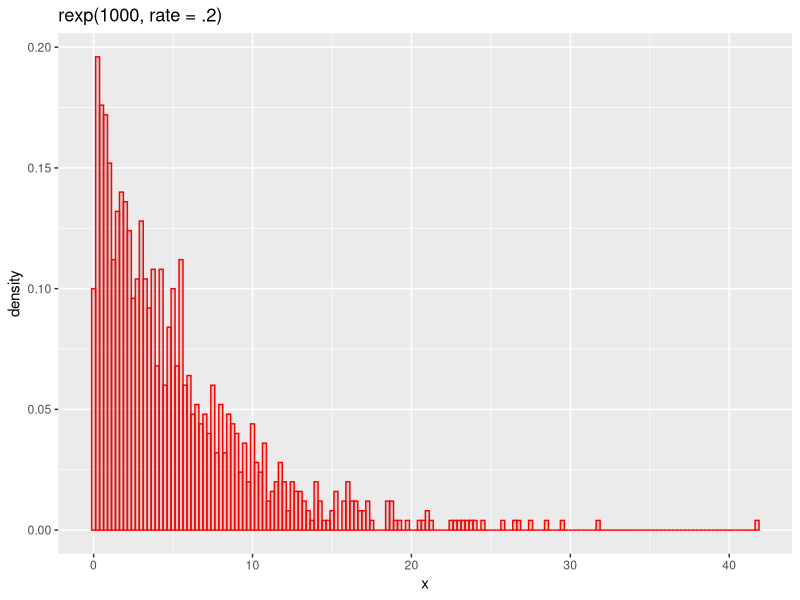
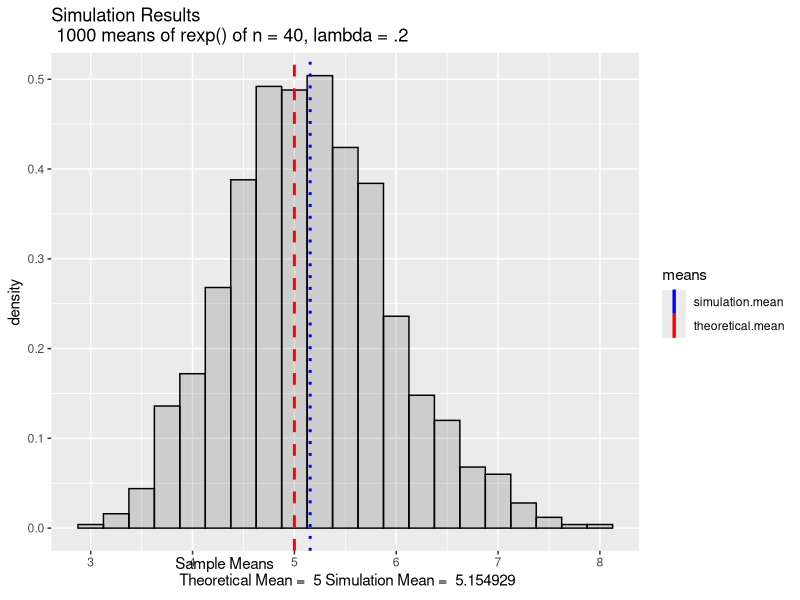

These figures' R source, in order: (Note: this script raises an error after producing the figures.)
## ---- chunk 1
lambda = .2
library(ggplot2)
set.seed = 1138
pop <- as.data.frame(rexp(1000, rate = lambda))
colnames(pop) <- "x"

g <- ggplot(pop, aes(x = x)) 
g <- g + ggtitle("rexp(1000, rate = .2)")
g <- g + xlab("x")
g <- g + geom_histogram(alpha = .20, binwidth=.25, colour = "red", aes(y = ..density..))
g
## ---- chunk 2
nosim <- 1000
dat <- data.frame(x = matrix(sample(rexp(1000, rate = lambda), nosim * 40, replace = TRUE), nosim))

## ---- chunk 3
dat$row_mean = rowMeans(dat)
## ---- chunk 4
simulation.mean <- mean(dat$row_mean)
## ---- chunk 5
simulation.mean 
## ---- chunk 6
theoretical.mean = 1 / lambda
g1 <- ggplot(dat, aes(x = row_mean)) 
g1 <- g1 + ggtitle("Simulation Results\n 1000 means of rexp() of n = 40, lambda = .2")
g1 <- g1 + xlab(bquote('Sample Means \n Theoretical Mean = ' ~.(theoretical.mean) ~ 'Simulation Mean = '~.(simulation.mean)))
g1 <- g1 + geom_histogram(alpha = .20, binwidth=.25, colour = "black", aes(y = ..density..))
# lines & legend for means
g1 <- g1 + geom_vline(aes(xintercept=theoretical.mean, color="theoretical.mean", linetype="theoretical.mean"), size=1, show_guide=TRUE)
g1 <- g1 + geom_vline(aes(xintercept=simulation.mean, color="simulation.mean", linetype="simulation.mean"), size=1, show_guide=TRUE)
g1 <- g1 + scale_colour_manual(name="means", values=c(simulation.mean="blue",theoretical.mean="red"))
g1 <- g1 + scale_linetype_manual(name="means", values=c(theoretical.mean="dashed", simulation.mean="dotted"), guide=FALSE)
g1
## ---- chunk 7
theoretical.sd <- 1 / lambda  
theoretical.variance <- (1 / lambda )^2 
simulation.sd <- sd(dat$row_mean)
simulation.variance <- var(dat$row_mean) 

## ---- chunk 8
simulation.sd
## ---- chunk 9
qplot(sample = dat$row_mean, stat = "qq" ) + labs(x = "Theoretical Values", y = "Observed Values")
## ---- chunk 10
dat$n_row_mean <-(dat$row_mean - simulation.mean) / simulation.sd 
g2 <- ggplot(dat, aes(x = n_row_mean)) + geom_histogram(alpha = .20, binwidth=.3, colour = "black", aes(y = ..density..)) 
g2 <- g2 + ggtitle("Normalized Simulation Results \n 1000 means of rexp() of n = 40, lambda = .2")
g2 <- g2 + xlab("Normalized Sample Means")
g2 <- g2 + stat_function(fun = dnorm, size = 2, colour = "red")
g2
